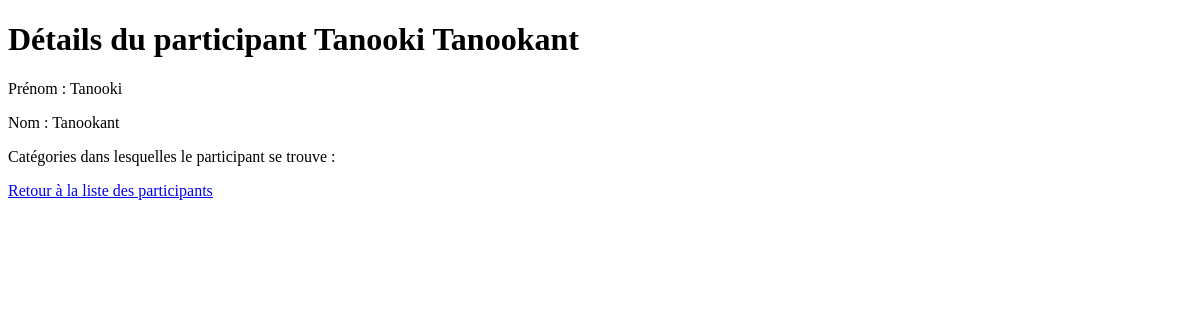
The page /particpants/listeparticipant/5 on the database as committed earlier.
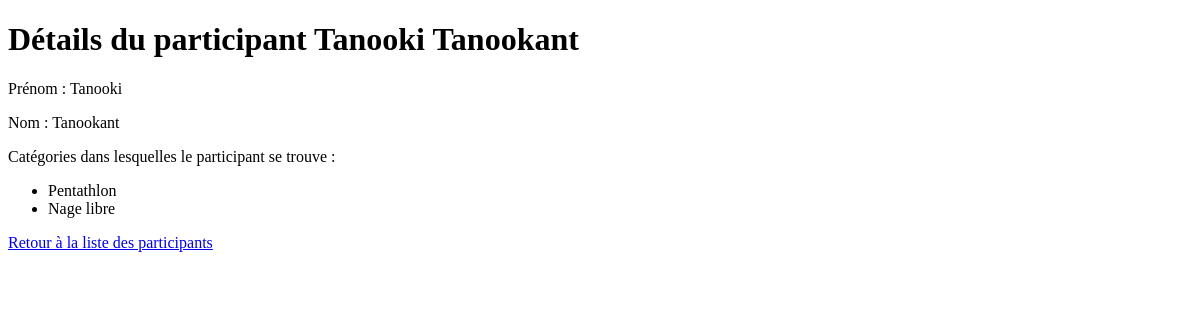
The same page on the database as committed later.
### particpants/models.py (models this page shows, shortened)
class Categorie(models.Model):
    nom_categorie = models.CharField(max_length=200)
    description_categorie = models.CharField(max_length=600)

### particpants/views.py (the view)
# urls.py: path('listeparticipant/<int:participant_id>', views.detail_participant, name='detail_participant'),
def detail_participant(request, participant_id):
    participant = get_object_or_404(Participant, pk=participant_id)
    context = {
        'participant': participant
    }
    return render(request, 'particpants/detailparticipant.html', context)

### particpants/templates/particpants/detailparticipant.html (shortened to what this page needs)
<!doctype html>
<html lang="en">
<head>
</head>
<body>
    <h1>Détails du participant {{ participant.prenom_participant }} {{ participant.nom_participant }}</h1>
    <p>Prénom : {{ participant.prenom_participant }}</p>
    <p>Nom : {{ participant.nom_participant }}</p>
    <p>Catégories dans lesquelles le participant se trouve :</p>
    <ul>
        {% for categorie in participant.categories.all %}
            <li>{{ categorie.nom_categorie }}</li>
        {% endfor %}
    </ul>
<p><a href="{% url 'particpants:liste_participants' %}">Retour à la liste des participants</a></p>
</body>
</html>

Rows that differ between the two databases and show on the page:
now on this page (row unchanged): Categorie: nom_categorie "Pentathlon"
added Categorie: nom_categorie "Nage libre"
